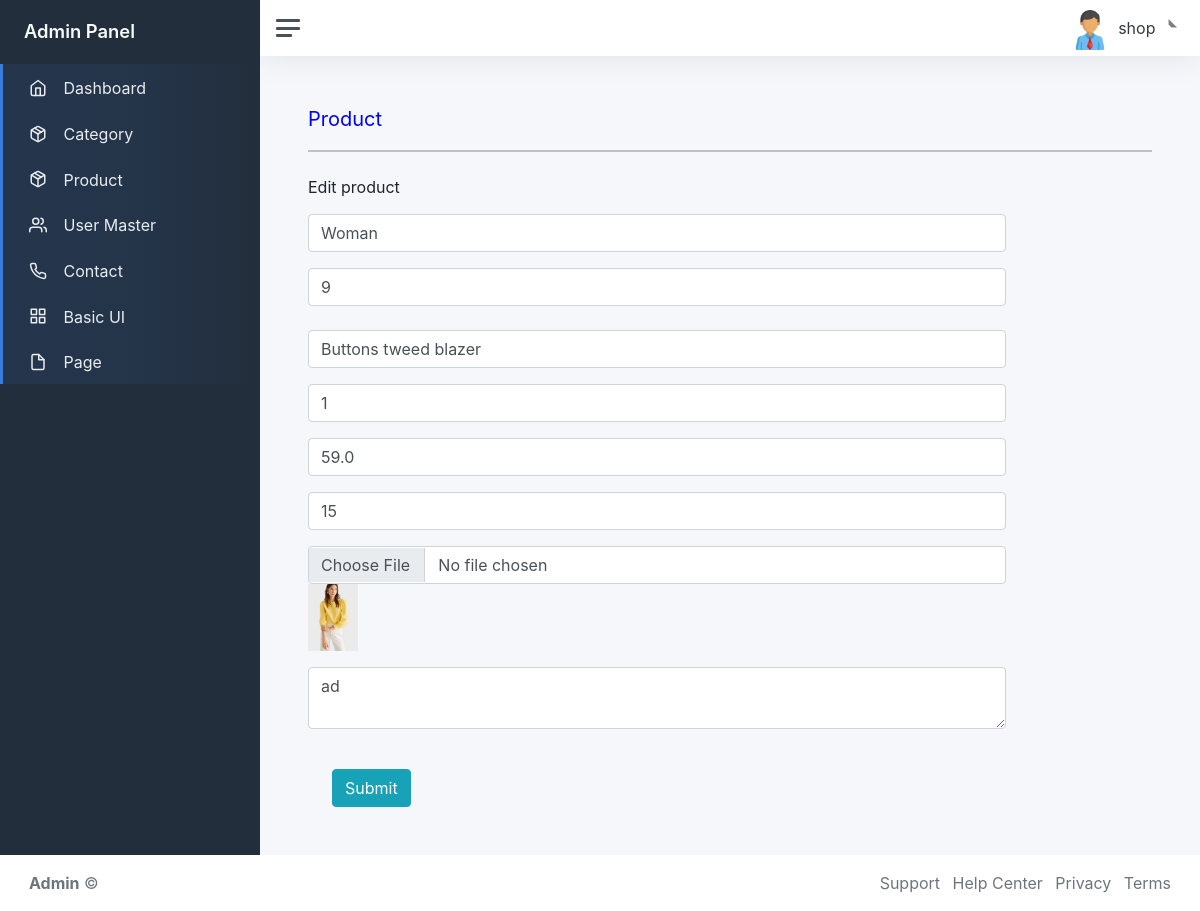
The app's page /admin/edit_product.php?id=9 with its own data.
### tables this page shows
CREATE TABLE IF NOT EXISTS `products` (
  `p_id` int NOT NULL AUTO_INCREMENT,
  `category_name` varchar(100) NOT NULL,
  `product_name` varchar(100) NOT NULL,
  `MRP` int NOT NULL,
  `price` decimal(10,1) NOT NULL,
  `qty` int NOT NULL,
  `img` varchar(255) NOT NULL,
  `desciption` varchar(255) NOT NULL,
  `statuss` varchar(100) NOT NULL,
  PRIMARY KEY (`p_id`)
);

### admin/function/functions.php (called while the page is built, shortened)
<?php
    function safe_value($con, $value) {
        return mysqli_real_escape_string($con, $value);
    }
    function View_cart()
    {
        global $con;
        $sql = "SELECT * FROM Categories";
        return mysqli_query($con,$sql);
    }
    function edit_record()
    {
        global $con;
        if(isset($_GET['id']))
        {
            $edit_id=safe_value($con,$_GET['id']);
            $sql = "SELECT * FROM products WHERE p_id='$edit_id'";
            $res = mysqli_query($con,$sql);
            return $res;
        }
    }
?>

### admin/edit_product.php (the view, shortened to what this page needs)
<?php include "includes/head.php"; ?>
	<div class="wrapper">
		<?php
            include "includes/nav.php";
            $cat=View_cart();
            $edit_product = edit_record();
            while ($row = mysqli_fetch_assoc($edit_product)) {
                $product_id = $row['p_id'];
                $category_id = $row['category_name'];
                $product_name = $row['product_name'];
                $mrp = $row['MRP'];
                $price = $row['price'];
                $qty = $row['qty'];
                $img = $row['img'];
                $description = $row['desciption'];
            }
        ?>
		<div class="main">
			<?php include "includes/header.php" ?>
            <div class="content">
                <div class="page-content fade-in-up">
                    <div class="ibox">
                        <div class="ibox-head">
                            <div class="ibox-title" style="font-size: 20px; color: blue;">Product</div>
                            <hr>
                        </div>
                        <div class="ibox-body">
                            <form class="form-horizotal" id="form-sample-1" method="POST" novalidate="novalidate" enctype="multipart/form-data">
                                <div class="form-group row mb-2">
                                    <label class="col-sm-2 col-form-label">Edit product</label>
                                </div>
                                    <div class="form-group row">
                                        <div class="col-sm-10">
                                            <select name="cat_id" id="" class="form-control">
                                                <?php
                                                    while($row=mysqli_fetch_assoc($cat))
                                                    {
                                                        if($category_id==$row['id'])
                                                        {
                                                        ?>
                                                        <option selected value="<?php echo $row['id'] ?>"><?php echo $row['cat_name'] ?></option>
                                                        <?php
                                                        }
                                                        else
                                                        {
                                                            ?>
                                                            <option value="<?php echo $row['id'] ?>"><?php echo $row['cat_name'] ?></option>
                                                <?php
                                                        }
                                                    }
                                                ?>
                                            </select>
                                        </div>
                                    </div>
                                    <div class="form-group row">
                                        <div class="col-sm-10">
                                            <input class="form-control" type="text" name="product_id" placeholder="Product ID" value="<?php echo $product_id ?>" /><br>
                                            <input class="form-control" type="text" name="product_name" placeholder="Product Name" value="<?php echo $product_name ?>" />
                                        </div>
                                    </div>
                                    <div class="form-group row">
                                        <div class="col-sm-10">
                                            <input class="form-control" type="text" name="MRP" placeholder="MRP" value="<?php echo $mrp ?>" />
                                        </div>
                                    </div>
                                    <div class="form-group row">
                                        <div class="col-sm-10">
                                            <input class="form-control" type="text" name="price" placeholder="Price" value="<?php echo $price ?>" />
                                        </div>
                                    </div>
                                    <div class="form-group row">
                                        <div class="col-sm-10">
                                            <input class="form-control" type="text" name="qty" placeholder="Quantity" value="<?php echo $qty ?>" />
                                        </div>
                                    </div>
                                    <div class="form-group row">
                                        <div class="col-sm-10">
                                            <input type="file" class="form-control" name="img" value="<?php echo $img ?>" />
                                            <img src="img/<?php echo $img ?>" width="50px" hieght="50px" >
                                        </div>
                                    </div>
                                    <div class="form-group row">
                                        <div class="col-sm-10">
                                            <textarea name="description"  id="" class="form-control" placeholder="Product Description"><?php echo $description ?></textarea>
                                        </div>
                                    </div>
                                 </div>
                                 <button class="btn btn-info my-4 mx-4" type="submit" name="pro_btn_edit">Submit</button>
                        </div>
                    </div>
                </div>
            </div>
		</div>
    <?php include "includes/footer.php" ?>
<link rel="stylesheet" href="https://stackpath.bootstrapcdn.com/bootstrap/4.5.2/css/bootstrap.min.css">

### records on screen
products: product_id "9", product_name "Buttons tweed blazer", MRP "1", price "59.0", qty "15", img (picture), description "ad"

### other values on screen
form field cat_id "Woman"
